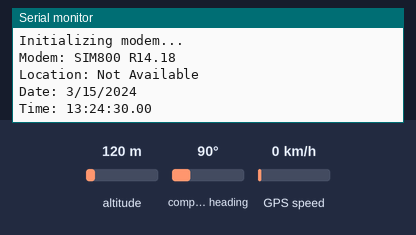
A sketch run on a simulated Arduino MKR. Parts: the last lines printed to the serial monitor. The test bench sets the inputs (shaded band); at power-on: altitude 120 m, compass heading 90°, GPS speed 0 km/h. Uploads are accepted with an empty reply; the GPS gets a fix after 3 s at 37.7749, -122.4194 with 8 satellites.

Above: at 1.2 s.
1.3 s: altitude set to 20 m
At 5.2 s:
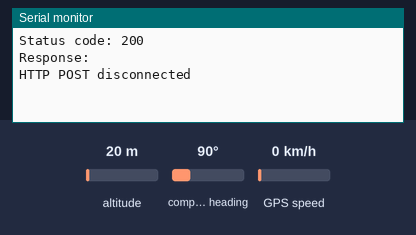
5.5 s: altitude set to 250 m
At 5.59 s:
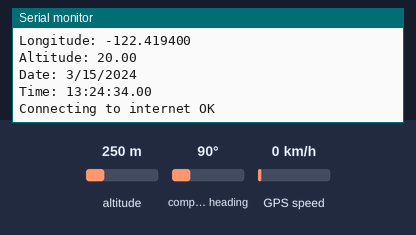
Timing chart, 0 to 8.5 s (numbered marks = the images above; inputs shaded):
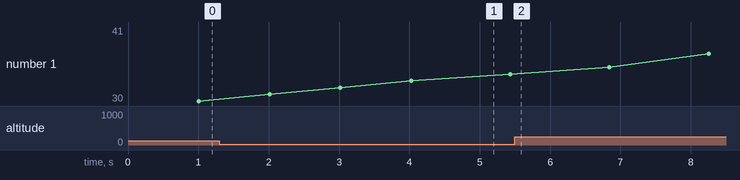

Measured:
- after the input at 1.3 s, the serial monitor: prints a new line after 2.7 s (image 1)

The sketch:

trackingtrial.ino
```cpp
#include <TinyGPS++.h>


#define TINY_GSM_MODEM_SIM800
#define TINY_GSM_RX_BUFFER 256


#include <TinyGsmClient.h> //https://github.com/vshymanskyy/TinyGSM
#include <ArduinoHttpClient.h> //https://github.com/arduino-libraries/ArduinoHttpClient

#include <SoftwareSerial.h>


#define rxPinSim800 7
#define txPinSim800 8

// Create a TinyGPS++ object
TinyGPSPlus gps;


//*************************************************************
SoftwareSerial sim800(txPinSim800, rxPinSim800);

const char FIREBASE_HOST[]  = "gggg-52c92-default-rtdb.firebaseio.com";//remove https://
const String FIREBASE_AUTH  = "9Zg0klkPpaElm8vxSnvP0cjtxYKT0xwyEnuZZ0OK";//from firebase project seetings>service accounts>database secrets
const String FIREBASE_PATH  = "/data";
const int SSL_PORT          = 443;

char apn[]  = "internet";//airtel ->"internet"
char user[] = "";
char pass[] = "";


TinyGsm modem(sim800);

TinyGsmClientSecure gsm_client_secure_modem(modem, 0);
HttpClient http_client = HttpClient(gsm_client_secure_modem, FIREBASE_HOST, SSL_PORT);

unsigned long previousMillis = 0;


void setup()
{
  Serial.begin(9600);

  Serial.println(F("device serial initialize"));

  sim800.begin(9600);
  Serial.println(F("SIM800L serial initialize"));

  Serial.println(F("Initializing modem..."));
  modem.restart();

  String modemInfo = modem.getModemInfo();

  Serial.print(F("Modem: "));
  Serial.println(modemInfo);

  http_client.setHttpResponseTimeout(5 * 1000); //^0 secs timeout
}


void loop()//new concept
{ //first ensure proper gps connenctivity and obtain latitude and longitude
  //obtain other sensor data values
  //if valid lata and long and other sensor values, check if connected to the internet
  //if connected to the internet post data to the database

  String Data = ""; //clear all sensor values

  while (Serial.available() > 0) {
    if (gps.encode(Serial.read())) {

      String Data1 = "";
      Data1 =  displayInfo();
      Serial.flush();

      if (!(Data1 == "")) {

        Data += Data1;
        break;

      }

    }
  }
  // If 5000 milliseconds pass and there are no characters coming in
  // over the software serial port, show a "No GPS detected" error
  if (millis() > 5000 && gps.charsProcessed() < 10)
  {
    Serial.println(F("No GPS detected"));
    while (true);
  }

  //get another sensor value

  if (!(Data == "")) { //if all sensor values are obtained

    int thispost = 0;

    while (thispost == 0) {
      Serial.print(F("Connecting to "));
      Serial.print(apn);
      if (!modem.gprsConnect(apn, user, pass))
      {
        Serial.println(F(" fail"));

        //delay(1000);
        return;
      }
      Serial.println(F(" OK"));

      http_client.connect(FIREBASE_HOST, SSL_PORT);
      while (true) {
        if (!http_client.connected())
        {
          Serial.println();
          http_client.stop();// Shutdown
          Serial.println(F("HTTP  not connect"));
          break;
        }
        else
        {

          PostToFirebase("PATCH", FIREBASE_PATH, Data, &http_client);
          Data ="";
          thispost = 1;
          break;
        }

      }
    }
  }

}


String displayInfo()
{
  int loc = 1;
  String Data = "";
  delay(1000);
  if (gps.location.isValid())
  {
    Serial.print(F("Latitude: "));
    Serial.println(gps.location.lat(), 6);
    Serial.print(F("Longitude: "));
    Serial.println(gps.location.lng(), 6);
    Serial.print(F("Altitude: "));
    Serial.println(gps.altitude.meters());
    Data = "{";
    Data += "\"lat\":\"";
    Data += String(gps.location.lat(), 6);
    Data += "\",";
    Data += "\"lng\":\"";
    Data += String(gps.location.lng(), 6);
    Data += "\",";
    Data += "\"alt\":\"";
    Data += gps.altitude.meters();
    Data += "\",";

  }
  else
  {
    Serial.println(F("Location: Not Available"));
    loc = 0;
  }

  Serial.print(F("Date: "));
  if (gps.date.isValid())
  {
    Serial.print(gps.date.month());
    Serial.print(F("/"));
    Serial.print(gps.date.day());
    Serial.print(F("/"));
    Serial.println(gps.date.year());
    Data += "\"date\":\"";
    Data += gps.date.month();
    Data += "/";
    Data += gps.date.day();
    Data += "/";
    Data += gps.date.year();
    Data += "\",";

  }
  else
  {
    Serial.println(F("Not Available"));
  }

  Serial.print(F("Time: "));
  if (gps.time.isValid())
  {
    Data += "\"time\":\"";
    if (gps.time.hour() < 10) Serial.print(F("0"));
    Serial.print(gps.time.hour() + 3);
    Serial.print(F(":"));
    Data += gps.time.hour() + 3;
    Data += ":";
    if (gps.time.minute() < 10) Serial.print(F("0"));
    Serial.print(gps.time.minute());
    Serial.print(F(":"));
    Data += gps.time.minute();
    Data += ":";
    if (gps.time.second() < 10) Serial.print(F("0"));
    Serial.print(gps.time.second());
    Serial.print(F("."));
    Data += gps.time.second();
    Data += ".";
    if (gps.time.centisecond() < 10) Serial.print(F("0"));
    Serial.println(gps.time.centisecond());
    Data += gps.time.centisecond();
    Data += "\"}";


  }
  else
  {
    Serial.println(F("Not Available"));
  }

  Serial.println();
  Serial.println();
  //delay(1000);
  if (loc == 1) {

    return Data;
  } else {
    Data = "";
    return Data;
  }
}


void PostToFirebase(const char* method, const String & path , const String & data, HttpClient* http)
{
  String response;
  int statusCode = 0;
  http->connectionKeepAlive(); // Currently, this is needed for HTTPS

  String url;
  if (path[0] != '/')
  {
    url = "/";
  }
  url += path + ".json";
  url += "?auth=" + FIREBASE_AUTH;
  Serial.print(F("POST:"));
  Serial.println(url);
  Serial.print(F("Data:"));
  Serial.println(data);

  String contentType = "application/json";
  http->put(url, contentType, data);//updates the record of data in the database
  //http->post(url, contentType, data);//creats a new instance of the data in the databse

  statusCode = http->responseStatusCode();
  Serial.print(F("Status code: "));
  Serial.println(statusCode);

  response = http->responseBody();
  Serial.print(F("Response: "));
  Serial.println(response);

  if (!http->connected())
  {
    Serial.println();
    http->stop();// Shutdown
    Serial.println(F("HTTP POST disconnected"));
  }

}
```
